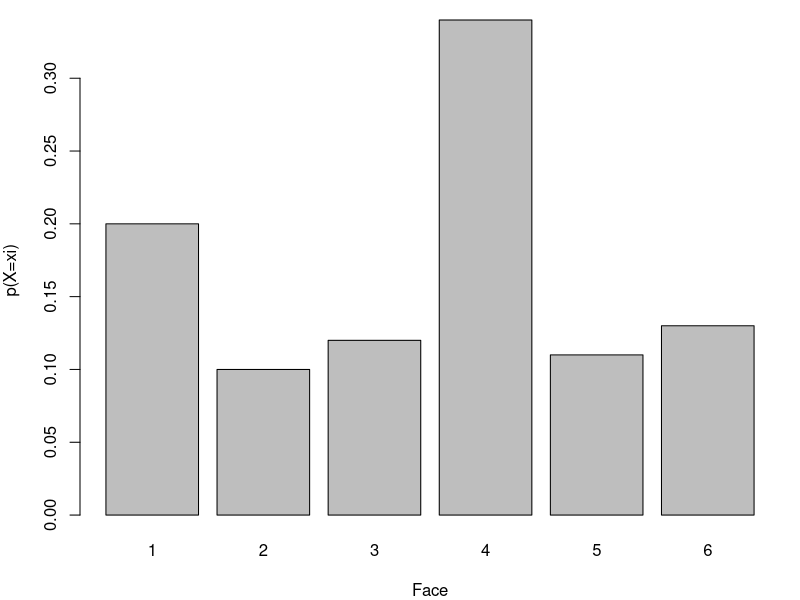
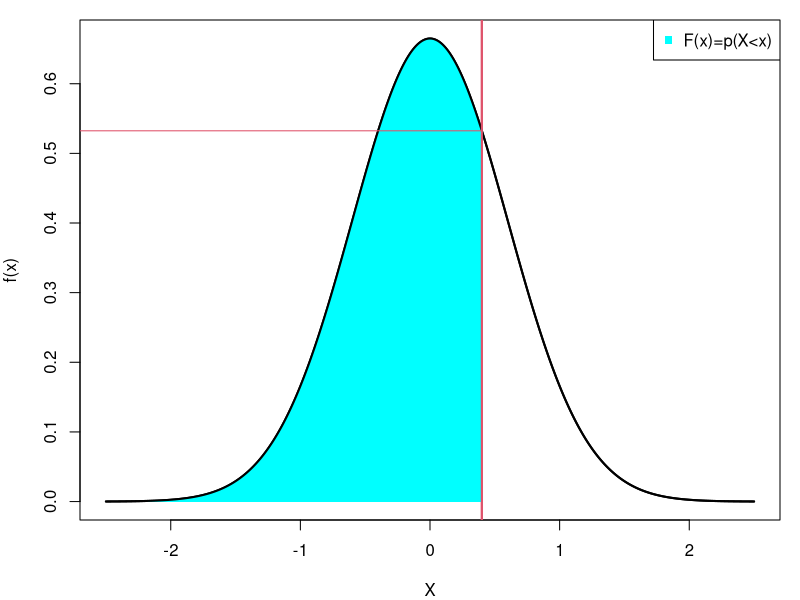
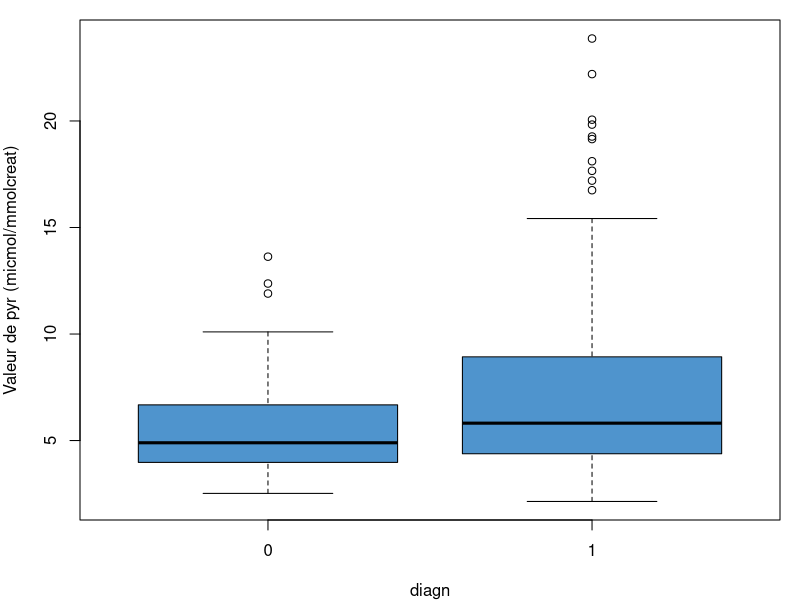
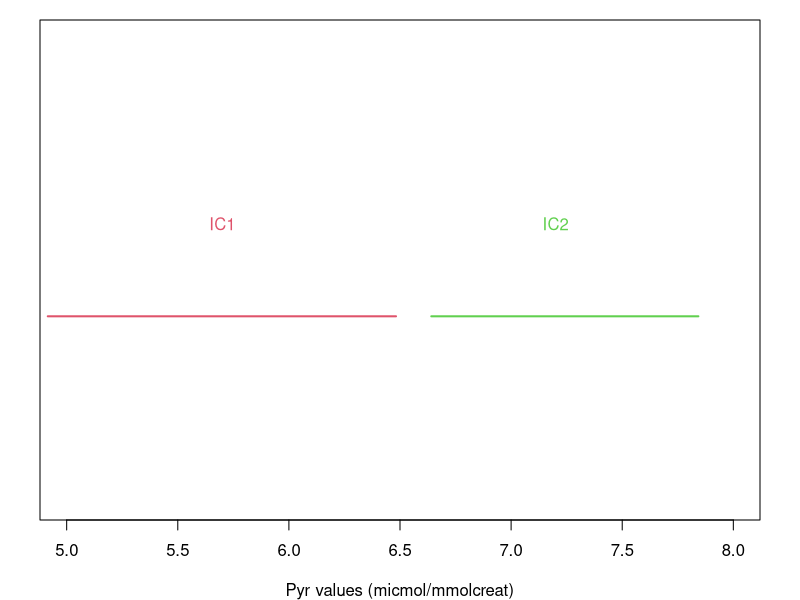
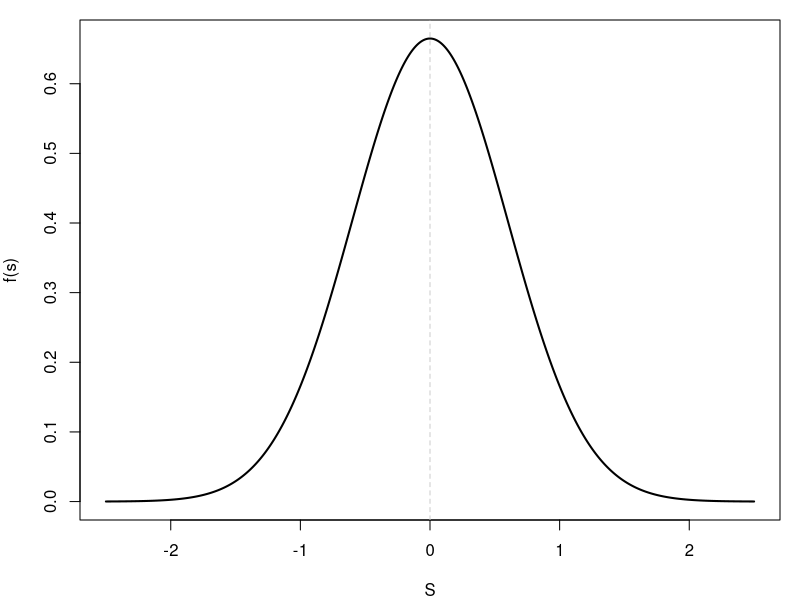
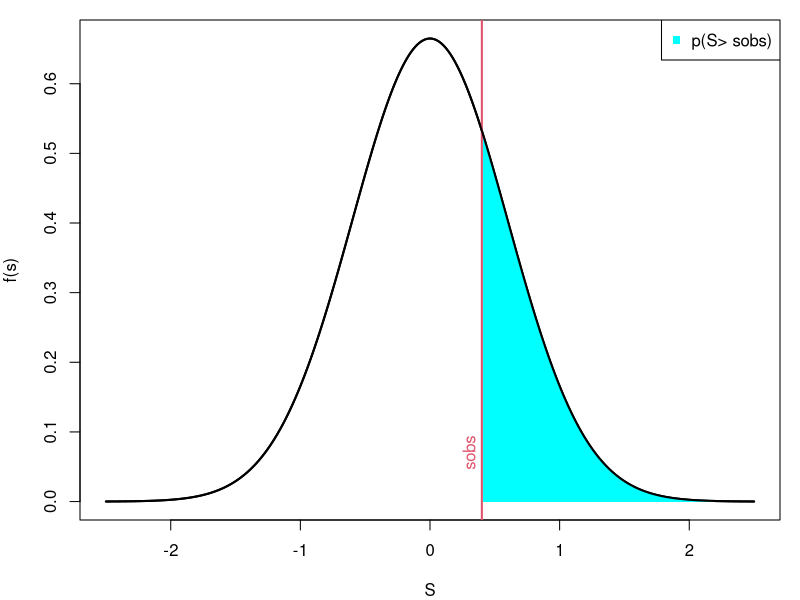
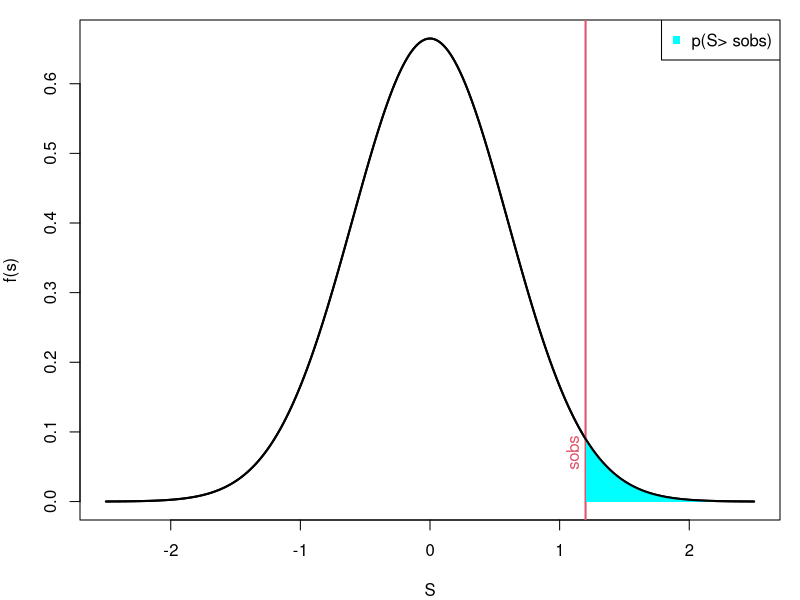
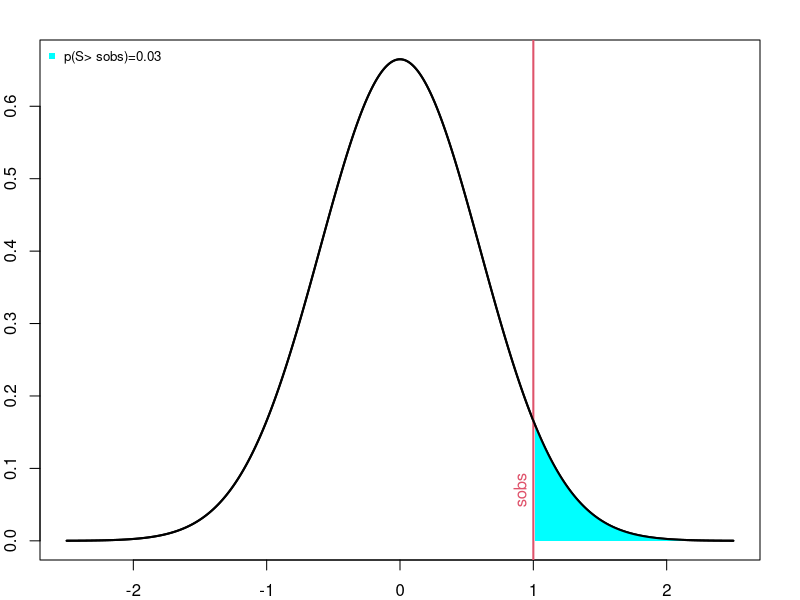

Recreate these plots in R, in order.
## ---- chunk 1
library(knitr)
library(kableExtra)
library(png)
library(grid)
# library(formattable)

options(width = 300)
# options(encoding = 'UTF-8')
knitr::opts_chunk$set(
  fig.width = 7, fig.height = 5, 
  fig.path = 'figures/07_tests_multiples',
  fig.align = "center", 
  size = "tiny", 
  echo = TRUE, eval = TRUE, 
  warning = FALSE, message = FALSE, 
  results = TRUE, comment = "")

options(scipen = 12) ## Max number of digits for non-scientific notation
# knitr::asis_output("\\footnotesize")

## ---- chunk 2
par(mar=c(4,4,1,1))
barplot(c(0.2, 0.1, 0.12, 0.34, 0.11, 0.13), names.arg = 1:6, xlab="Face", ylab="p(X=xi)")
## ---- chunk 3
par(mar=c(4,4,1,1))
vx <- seq(-2.5,2.5, by=0.01)
vy <- dnorm(vx, mean = 0, sd = 0.6)
plot(vx, vy, type ="l", ylab="f(x)", xlab="X", lwd=2 )
abline(v=0.4, col = 2, lwd=2)

text(0.3, 0.07, "x", col=2, srt=90)
  
bons = which(vx < 0.4)
x.bons <- vx[bons]
y.bons <- vy[bons]
  
polycurve <- function(x, y, base.y = min(y), ...) {
polygon(x = c(min(x), x, max(x)), y = c(base.y, y, base.y), ...)
}
  
polycurve(x = x.bons, y=y.bons, base.y = 0, col = 'cyan' , border=NA)
lines(vx,vy, lwd=2)
abline(v=0.4, col = 2, lwd=2)
segments(0.4, dnorm(0.4, mean = 0, sd = 0.6), -7, dnorm(0.4, mean = 0, sd = 0.6), col = 2)
legend("topright", "F(x)=p(X<x)", pch=15, col="cyan", cex=1)
## ---- chunk 4
dataMyelom <- read.table("data/myelom.txt", sep="\t", header=T)
dim(dataMyelom)
## ---- chunk 5
dataMyelom[,"diagn"] <- as.factor(dataMyelom[,"diagn"])
## ---- chunk 6
table(dataMyelom[,"diagn"])
## ---- chunk 7
ind.sain <- which(dataMyelom[,"diagn"]==0)
pyr0 <- dataMyelom[ind.sain,"pyr"]
ind.malade <- which(dataMyelom[,"diagn"]==1)
pyr1 <- dataMyelom[ind.malade,"pyr"]
## ---- chunk 8
boxplot(pyr~diagn, data=dataMyelom, ylab="Valeur de pyr (micmol/mmolcreat)", col = "steelblue3")
## ---- chunk 9
by(dataMyelom[,"pyr"], dataMyelom["diagn"], mean)
## ---- chunk 10
ech1 <- rnorm(n=20, mean=4, sd=sqrt(12))
mean(ech1)
## ---- chunk 11
ech2 <- rnorm(n=20, mean=4, sd=sqrt(12))
mean(ech2)
## ---- chunk 12
by(dataMyelom[,"pyr"], dataMyelom["diagn"], var)
## ---- chunk 13
alpha <- 0.05
pyr0 <- dataMyelom[which(dataMyelom[,"diagn"]==0),"pyr"]
borneInf.0 <- mean(pyr0) - qnorm(1-alpha/2) * sqrt(var(pyr0)/length(pyr0)) 
borneSup.0 <- mean(pyr0) + qnorm(1-alpha/2) * sqrt(var(pyr0)/length(pyr0)) 
round(c(borneInf.0, borneSup.0),2)
## ---- chunk 14
pyr1 <- dataMyelom[which(dataMyelom[,"diagn"]==1),"pyr"]
borneInf.1 <- mean(pyr1) - qnorm(1-alpha/2) * sqrt(var(pyr1)/length(pyr1)) 
borneSup.1 <- mean(pyr1) + qnorm(1-alpha/2) * sqrt(var(pyr1)/length(pyr1)) 
round(c(borneInf.1, borneSup.1),2)
## ---- chunk 15
par(mar=c(4,2,1,2))
plot(10.5:17.5, 10.5:17.5, type = "n", yaxt="n", ylim = c(16,18.5), ylab="", xlab="Pyr values (micmol/mmolcreat)", xlim=c(5, 8))
segments(borneInf.0,17, borneSup.0, 17, lwd=2, col = 2)
segments(borneInf.1,17, borneSup.1, 17, lwd=2, col = 3)
text(5.7,17.5,"IC1", col=2)
text(7.2,17.5,"IC2", col=3)
## ---- chunk 16
par(mar=c(4,4,1,1))
vx <- seq(-2.5,2.5, by=0.01)
vy <- dnorm(vx, mean = 0, sd = 0.6)
plot(vx, vy, type ="l", ylab="f(s)", xlab="S", lwd=2 )
abline(v=0, lty=2, col="gray80")
## ---- chunk 17
par(mar=c(4,4,1,1))
vx <- seq(-2.5,2.5, by=0.01)
vy <- dnorm(vx, mean = 0, sd = 0.6)
plot(vx, vy, type ="l", ylab="f(s)", xlab="S", lwd=2 )
abline(v=0.4, col = 2, lwd=2)
text(0.3, 0.07, "sobs", col=2, srt=90)
  
bons = which(vx > 0.4)
x.bons <- vx[bons]
y.bons <- vy[bons]
  
polycurve <- function(x, y, base.y = min(y), ...) {
polygon(x = c(min(x), x, max(x)), y = c(base.y, y, base.y), ...)
}
  
polycurve(x = x.bons, y=y.bons, base.y = 0, col = 'cyan' , border=NA)
lines(vx,vy, lwd=2)
legend("topright", "p(S> sobs)", pch=15, col="cyan", cex=1)
## ---- chunk 18
par(mar=c(4,4,1,1))
vx <- seq(-2.5,2.5, by=0.01)
vy <- dnorm(vx, mean = 0, sd = 0.6)
plot(vx, vy, type ="l", ylab="f(s)", xlab="S", lwd=2 )
abline(v=1.2, col = 2, lwd=2)
text(1.1, 0.07, "sobs", col=2, srt=90)
  
bons = which(vx > 1.2)
x.bons <- vx[bons]
y.bons <- vy[bons]
  
polycurve <- function(x, y, base.y = min(y), ...) {
polygon(x = c(min(x), x, max(x)), y = c(base.y, y, base.y), ...)
}
  
polycurve(x = x.bons, y=y.bons, base.y = 0, col = 'cyan' , border=NA)
lines(vx,vy, lwd=2)
legend("topright", "p(S> sobs)", pch=15, col="cyan", cex=1)
## ---- chunk 19
par(mar=c(2,2,2,2))
vx <- seq(-2.5,2.5, by=0.01)
vy <- dnorm(vx, mean = 0, sd = 0.6)
plot(vx, vy, type ="l", ylab="f(s)", xlab="S", lwd=2 )
abline(v=1, col = 2, lwd=2)
text(0.9, 0.07, "sobs", col=2, srt=90)
  
bons = which(vx > 1)
x.bons <- vx[bons]
y.bons <- vy[bons]
  
polycurve <- function(x, y, base.y = min(y), ...) {
  polygon(x = c(min(x), x, max(x)), y = c(base.y, y, base.y), ...)
}
  
polycurve(x = x.bons, y=y.bons, base.y = 0, col = 'cyan' , border=NA)
lines(vx,vy, lwd=2)
legend("topleft", "p(S> sobs)=0.03", pch=15, col="cyan", cex=0.8, bty="n")
## ---- chunk 20
par(mar=c(2,2,2,2))
vx <- seq(-2.5,2.5, by=0.01)
vy <- dnorm(vx, mean = 0, sd = 0.6)
plot(vx, vy, type ="l", ylab="f(s)", xlab="S", lwd=2 )
abline(v=1, col = 2, lwd=2)
text(0.9, 0.07, "sobs", col=2, srt=90)
  
bons = which(vx > 1)
x.bons <- vx[bons]
y.bons <- vy[bons]
  
polycurve <- function(x, y, base.y = min(y), ...) {
  polygon(x = c(min(x), x, max(x)), y = c(base.y, y, base.y), ...)
}
  
polycurve(x = x.bons, y=y.bons, base.y = 0, col = 'cyan' , border=NA)
lines(vx,vy, lwd=2)
legend("topleft", "p(S> sobs)=0.03", pch=15, col="cyan", cex=0.8, bty="n")
## ---- chunk 21
t.test(pyr~diagn, data=dataMyelom, var.equal=TRUE, alternative="less")
